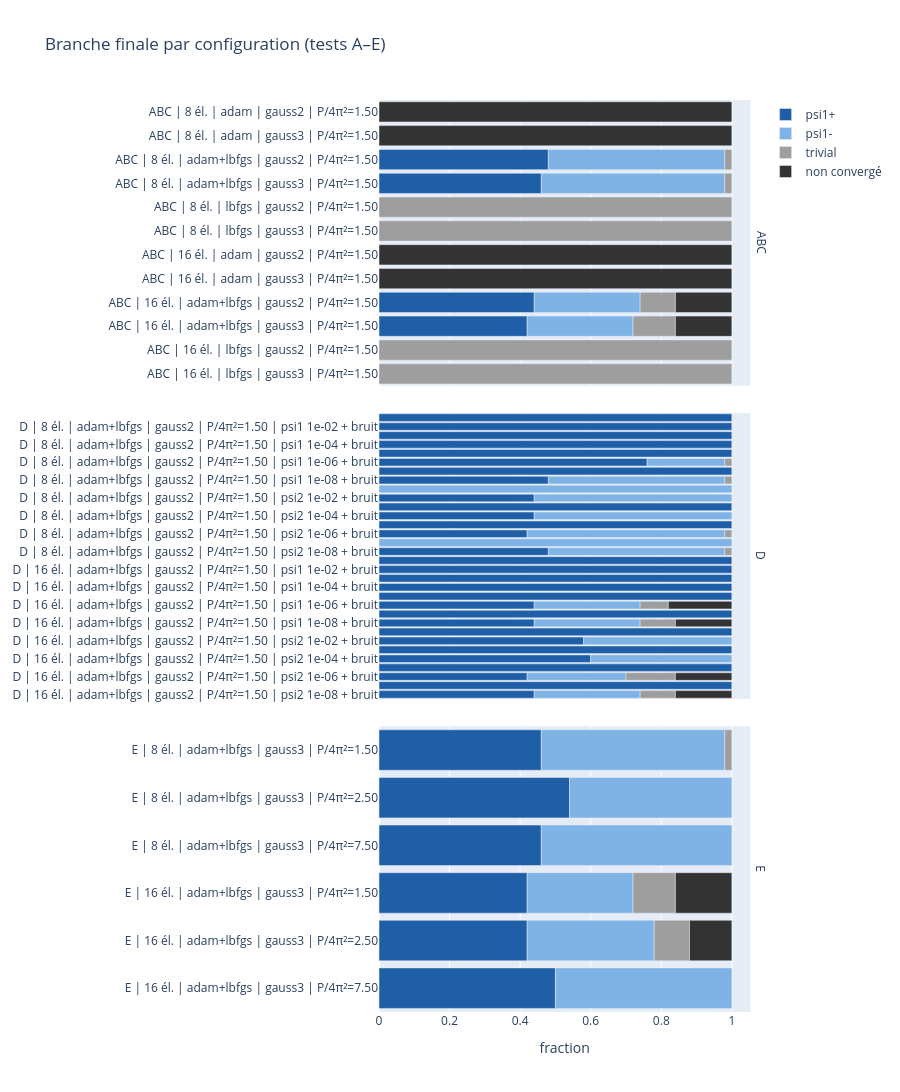

The notebook cell this image was saved under:
### Markdown cell above
## Synthèse A–E

Une barre par configuration, de longueur 1 : répartition de la branche finale.

### Code cell
syn = runs[runs["test"].isin(["ABC", "D", "E"])].copy()
syn["config"] = syn.apply(
    lambda r: f"{r['test']} | {r['n_el']} él. | {r['optim']} | {r['quad']} | P/4π²={r['P_over_4pi2']:.2f}"
    + ("" if r["init"] == "noise" else f" | {r['init']} {r['amplitude']:.0e}" + (" + bruit" if r["noise"] else "")),
    axis=1,
)
frac = fractions(syn, ["test", "config"])
order = syn.drop_duplicates("config")["config"].tolist()

fig = px.bar(
    frac, y="config", x="fraction", color="label", orientation="h",
    category_orders={"config": order, "label": LABELS}, color_discrete_map=COLORS,
    facet_row="test", height=1400, title="Branche finale par configuration (tests A–E)",
)
fig.update_yaxes(matches=None, title=None).update_layout(bargap=0.15, legend_title=None)
fig.for_each_annotation(lambda a: a.update(text=a.text.split("=")[-1]))
fig

### Figure 1 — Plotly figure (JSON) as saved in the notebook; plotly's stock layout.template omitted (floating-point values rounded to 4 significant figures)
{"data": [{"hovertemplate": "label=psi1+<br>test=ABC<br>fraction=%{x}<br>config=%{y}<extra></extra>", "legendgroup": "psi1+", "marker": {"color": "#1f5fa8", "pattern": {"shape": ""}}, "name": "psi1+", "orientation": "h", "showlegend": true, "textposition": "auto", "type": "bar", "x": [0.44, 0.42, 0.48, 0.46], "xaxis": "x3", "y": ["ABC | 16 él. | adam+lbfgs | gauss2 | P/4π²=1.50", "ABC | 16 él. | adam+lbfgs | gauss3 | P/4π²=1.50", "ABC | 8 él. | adam+lbfgs | gauss2 | P/4π²=1.50", "ABC | 8 él. | adam+lbfgs | gauss3 | P/4π²=1.50"], "yaxis": "y3"}, {"hovertemplate": "label=psi1+<br>test=D<br>fraction=%{x}<br>config=%{y}<extra></extra>", "legendgroup": "psi1+", "marker": {"color": "#1f5fa8", "pattern": {"shape": ""}}, "name": "psi1+", "orientation": "h", "showlegend": false, "textposition": "auto", "type": "bar", "x": [1.0, 1.0, 1.0, 1.0, 1.0, 0.44, 1.0, 0.44, 1.0, 0.58, 1.0, 0.6, 1.0, 0.42, 1.0, 0.44, 1.0, 1.0, 1.0, 1.0, 1.0, 0.76, 1.0, 0.48, 0.44, 1.0, 0.44, 1.0, 0.42, 0.48], "xaxis": "x2", "y": ["D | 16 él. | adam+lbfgs | gauss2 | P/4π²=1.50 | psi1 1e-02", "D | 16 él. | adam+lbfgs | gauss2 | P/4π²=1.50 | psi1 1e-02 + bruit", "D | 16 él. | adam+lbfgs | gauss2 | P/4π²=1.50 | psi1 1e-04", "D | 16 él. | adam+lbfgs | gauss2 | P/4π²=1.50 | psi1 1e-04 + bruit", "D | 16 él. | adam+lbfgs | gauss2 | P/4π²=1.50 | psi1 1e-06", "D | 16 él. | adam+lbfgs | gauss2 | P/4π²=1.50 | psi1 1e-06 + bruit", "D | 16 él. | adam+lbfgs | gauss2 | P/4π²=1.50 | psi1 1e-08", "D | 16 él. | adam+lbfgs | gauss2 | P/4π²=1.50 | psi1 1e-08 + bruit", "D | 16 él. | adam+lbfgs | gauss2 | P/4π²=1.50 | psi2 1e-02", "D | 16 él. | adam+lbfgs | gauss2 | P/4π²=1.50 | psi2 1e-02 + bruit", "D | 16 él. | adam+lbfgs | gauss2 | P/4π²=1.50 | psi2 1e-04", "D | 16 él. | adam+lbfgs | gauss2 | P/4π²=1.50 | psi2 1e-04 + bruit", "D | 16 él. | adam+lbfgs | gauss2 | P/4π²=1.50 | psi2 1e-06", "D | 16 él. | adam+lbfgs | gauss2 | P/4π²=1.50 | psi2 1e-06 + bruit", "D | 16 él. | adam+lbfgs | gauss2 | P/4π²=1.50 | psi2 1e-08", "D | 16 él. | adam+lbfgs | gauss2 | P/4π²=1.50 | psi2 1e-08 + bruit", "D | 8 él. | adam+lbfgs | gauss2 | P/4π²=1.50 | psi1 1e-02", "D | 8 él. | adam+lbfgs | gauss2 | P/4π²=1.50 | psi1 1e-02 + bruit", "D | 8 él. | adam+lbfgs | gauss2 | P/4π²=1.50 | psi1 1e-04", "D | 8 él. | adam+lbfgs | gauss2 | P/4π²=1.50 | psi1 1e-04 + bruit", "D | 8 él. | adam+lbfgs | gauss2 | P/4π²=1.50 | psi1 1e-06", "D | 8 él. | adam+lbfgs | gauss2 | P/4π²=1.50 | psi1 1e-06 + bruit", "D | 8 él. | adam+lbfgs | gauss2 | P/4π²=1.50 | psi1 1e-08", "D | 8 él. | adam+lbfgs | gauss2 | P/4π²=1.50 | psi1 1e-08 + bruit", "D | 8 él. | adam+lbfgs | gauss2 | P/4π²=1.50 | psi2 1e-02 + bruit", "D | 8 él. | adam+lbfgs | gauss2 | P/4π²=1.50 | psi2 1e-04", "D | 8 él. | adam+lbfgs | gauss2 | P/4π²=1.50 | psi2 1e-04 + bruit", "D | 8 él. | adam+lbfgs | gauss2 | P/4π²=1.50 | psi2 1e-06", "D | 8 él. | adam+lbfgs | gauss2 | P/4π²=1.50 | psi2 1e-06 + bruit", "D | 8 él. | adam+lbfgs | gauss2 | P/4π²=1.50 | psi2 1e-08 + bruit"], "yaxis": "y2"}, {"hovertemplate": "label=psi1+<br>test=E<br>fraction=%{x}<br>config=%{y}<extra></extra>", "legendgroup": "psi1+", "marker": {"color": "#1f5fa8", "pattern": {"shape": ""}}, "name": "psi1+", "orientation": "h", "showlegend": false, "textposition": "auto", "type": "bar", "x": [0.42, 0.42, 0.5, 0.46, 0.54, 0.46], "xaxis": "x", "y": ["E | 16 él. | adam+lbfgs | gauss3 | P/4π²=1.50", "E | 16 él. | adam+lbfgs | gauss3 | P/4π²=2.50", "E | 16 él. | adam+lbfgs | gauss3 | P/4π²=7.50", "E | 8 él. | adam+lbfgs | gauss3 | P/4π²=1.50", "E | 8 él. | adam+lbfgs | gauss3 | P/4π²=2.50", "E | 8 él. | adam+lbfgs | gauss3 | P/4π²=7.50"], "yaxis": "y"}, {"hovertemplate": "label=psi1-<br>test=ABC<br>fraction=%{x}<br>config=%{y}<extra></extra>", "legendgroup": "psi1-", "marker": {"color": "#7fb2e5", "pattern": {"shape": ""}}, "name": "psi1-", "orientation": "h", "showlegend": true, "textposition": "auto", "type": "bar", "x": [0.3, 0.3, 0.5, 0.52], "xaxis": "x3", "y": ["ABC | 16 él. | adam+lbfgs | gauss2 | P/4π²=1.50", "ABC | 16 él. | adam+lbfgs | gauss3 | P/4π²=1.50", "ABC | 8 él. | adam+lbfgs | gauss2 | P/4π²=1.50", "ABC | 8 él. | adam+lbfgs | gauss3 | P/4π²=1.50"], "yaxis": "y3"}, {"hovertemplate": "label=psi1-<br>test=D<br>fraction=%{x}<br>config=%{y}<extra></extra>", "legendgroup": "psi1-", "marker": {"color": "#7fb2e5", "pattern": {"shape": ""}}, "name": "psi1-", "orientation": "h", "showlegend": false, "textposition": "auto", "type": "bar", "x": [0.3, 0.3, 0.42, 0.4, 0.28, 0.3, 0.22, 0.5, 1.0, 0.56, 0.56, 0.56, 1.0, 0.5], "xaxis": "x2", "y": ["D | 16 él. | adam+lbfgs | gauss2 | P/4π²=1.50 | psi1 1e-06 + bruit", "D | 16 él. | adam+lbfgs | gauss2 | P/4π²=1.50 | psi1 1e-08 + bruit", "D | 16 él. | adam+lbfgs | gauss2 | P/4π²=1.50 | psi2 1e-02 + bruit", "D | 16 él. | adam+lbfgs | gauss2 | P/4π²=1.50 | psi2 1e-04 + bruit", "D | 16 él. | adam+lbfgs | gauss2 | P/4π²=1.50 | psi2 1e-06 + bruit", "D | 16 él. | adam+lbfgs | gauss2 | P/4π²=1.50 | psi2 1e-08 + bruit", "D | 8 él. | adam+lbfgs | gauss2 | P/4π²=1.50 | psi1 1e-06 + bruit", "D | 8 él. | adam+lbfgs | gauss2 | P/4π²=1.50 | psi1 1e-08 + bruit", "D | 8 él. | adam+lbfgs | gauss2 | P/4π²=1.50 | psi2 1e-02", "D | 8 él. | adam+lbfgs | gauss2 | P/4π²=1.50 | psi2 1e-02 + bruit", "D | 8 él. | adam+lbfgs | gauss2 | P/4π²=1.50 | psi2 1e-04 + bruit", "D | 8 él. | adam+lbfgs | gauss2 | P/4π²=1.50 | psi2 1e-06 + bruit", "D | 8 él. | adam+lbfgs | gauss2 | P/4π²=1.50 | psi2 1e-08", "D | 8 él. | adam+lbfgs | gauss2 | P/4π²=1.50 | psi2 1e-08 + bruit"], "yaxis": "y2"}, {"hovertemplate": "label=psi1-<br>test=E<br>fraction=%{x}<br>config=%{y}<extra></extra>", "legendgroup": "psi1-", "marker": {"color": "#7fb2e5", "pattern": {"shape": ""}}, "name": "psi1-", "orientation": "h", "showlegend": false, "textposition": "auto", "type": "bar", "x": [0.3, 0.36, 0.5, 0.52, 0.46, 0.54], "xaxis": "x", "y": ["E | 16 él. | adam+lbfgs | gauss3 | P/4π²=1.50", "E | 16 él. | adam+lbfgs | gauss3 | P/4π²=2.50", "E | 16 él. | adam+lbfgs | gauss3 | P/4π²=7.50", "E | 8 él. | adam+lbfgs | gauss3 | P/4π²=1.50", "E | 8 él. | adam+lbfgs | gauss3 | P/4π²=2.50", "E | 8 él. | adam+lbfgs | gauss3 | P/4π²=7.50"], "yaxis": "y"}, {"hovertemplate": "label=trivial<br>test=ABC<br>fraction=%{x}<br>config=%{y}<extra></extra>", "legendgroup": "trivial", "marker": {"color": "#9e9e9e", "pattern": {"shape": ""}}, "name": "trivial", "orientation": "h", "showlegend": true, "textposition": "auto", "type": "bar", "x": [0.1, 0.12, 1.0, 1.0, 0.02, 0.02, 1.0, 1.0], "xaxis": "x3", "y": ["ABC | 16 él. | adam+lbfgs | gauss2 | P/4π²=1.50", "ABC | 16 él. | adam+lbfgs | gauss3 | P/4π²=1.50", "ABC | 16 él. | lbfgs | gauss2 | P/4π²=1.50", "ABC | 16 él. | lbfgs | gauss3 | P/4π²=1.50", "ABC | 8 él. | adam+lbfgs | gauss2 | P/4π²=1.50", "ABC | 8 él. | adam+lbfgs | gauss3 | P/4π²=1.50", "ABC | 8 él. | lbfgs | gauss2 | P/4π²=1.50", "ABC | 8 él. | lbfgs | gauss3 | P/4π²=1.50"], "yaxis": "y3"}, {"hovertemplate": "label=trivial<br>test=D<br>fraction=%{x}<br>config=%{y}<extra></extra>", "legendgroup": "trivial", "marker": {"color": "#9e9e9e", "pattern": {"shape": ""}}, "name": "trivial", "orientation": "h", "showlegend": false, "textposition": "auto", "type": "bar", "x": [0.08, 0.1, 0.14, 0.1, 0.02, 0.02, 0.02, 0.02], "xaxis": "x2", "y": ["D | 16 él. | adam+lbfgs | gauss2 | P/4π²=1.50 | psi1 1e-06 + bruit", "D | 16 él. | adam+lbfgs | gauss2 | P/4π²=1.50 | psi1 1e-08 + bruit", "D | 16 él. | adam+lbfgs | gauss2 | P/4π²=1.50 | psi2 1e-06 + bruit", "D | 16 él. | adam+lbfgs | gauss2 | P/4π²=1.50 | psi2 1e-08 + bruit", "D | 8 él. | adam+lbfgs | gauss2 | P/4π²=1.50 | psi1 1e-06 + bruit", "D | 8 él. | adam+lbfgs | gauss2 | P/4π²=1.50 | psi1 1e-08 + bruit", "D | 8 él. | adam+lbfgs | gauss2 | P/4π²=1.50 | psi2 1e-06 + bruit", "D | 8 él. | adam+lbfgs | gauss2 | P/4π²=1.50 | psi2 1e-08 + bruit"], "yaxis": "y2"}, {"hovertemplate": "label=trivial<br>test=E<br>fraction=%{x}<br>config=%{y}<extra></extra>", "legendgroup": "trivial", "marker": {"color": "#9e9e9e", "pattern": {"shape": ""}}, "name": "trivial", "orientation": "h", "showlegend": false, "textposition": "auto", "type": "bar", "x": [0.12, 0.1, 0.02], "xaxis": "x", "y": ["E | 16 él. | adam+lbfgs | gauss3 | P/4π²=1.50", "E | 16 él. | adam+lbfgs | gauss3 | P/4π²=2.50", "E | 8 él. | adam+lbfgs | gauss3 | P/4π²=1.50"], "yaxis": "y"}, {"hovertemplate": "label=non convergé<br>test=ABC<br>fraction=%{x}<br>config=%{y}<extra></extra>", "legendgroup": "non convergé", "marker": {"color": "#333333", "pattern": {"shape": ""}}, "name": "non convergé", "orientation": "h", "showlegend": true, "textposition": "auto", "type": "bar", "x": [1.0, 1.0, 0.16, 0.16, 1.0, 1.0], "xaxis": "x3", "y": ["ABC | 16 él. | adam | gauss2 | P/4π²=1.50", "ABC | 16 él. | adam | gauss3 | P/4π²=1.50", "ABC | 16 él. | adam+lbfgs | gauss2 | P/4π²=1.50", "ABC | 16 él. | adam+lbfgs | gauss3 | P/4π²=1.50", "ABC | 8 él. | adam | gauss2 | P/4π²=1.50", "ABC | 8 él. | adam | gauss3 | P/4π²=1.50"], "yaxis": "y3"}, {"hovertemplate": "label=non convergé<br>test=D<br>fraction=%{x}<br>config=%{y}<extra></extra>", "legendgroup": "non convergé", "marker": {"color": "#333333", "pattern": {"shape": ""}}, "name": "non convergé", "orientation": "h", "showlegend": false, "textposition": "auto", "type": "bar", "x": [0.18, 0.16, 0.16, 0.16], "xaxis": "x2", "y": ["D | 16 él. | adam+lbfgs | gauss2 | P/4π²=1.50 | psi1 1e-06 + bruit", "D | 16 él. | adam+lbfgs | gauss2 | P/4π²=1.50 | psi1 1e-08 + bruit", "D | 16 él. | adam+lbfgs | gauss2 | P/4π²=1.50 | psi2 1e-06 + bruit", "D | 16 él. | adam+lbfgs | gauss2 | P/4π²=1.50 | psi2 1e-08 + bruit"], "yaxis": "y2"}, {"hovertemplate": "label=non convergé<br>test=E<br>fraction=%{x}<br>config=%{y}<extra></extra>", "legendgroup": "non convergé", "marker": {"color": "#333333", "pattern": {"shape": ""}}, "name": "non convergé", "orientation": "h", "showlegend": false, "textposition": "auto", "type": "bar", "x": [0.16, 0.12], "xaxis": "x", "y": ["E | 16 él. | adam+lbfgs | gauss3 | P/4π²=1.50", "E | 16 él. | adam+lbfgs | gauss3 | P/4π²=2.50"], "yaxis": "y"}], "layout": {"annotations": [{"font": {}, "showarrow": false, "text": "E", "textangle": 90, "x": 0.98, "xanchor": "left", "xref": "paper", "y": 0.1567, "yanchor": "middle", "yref": "paper"}, {"font": {}, "showarrow": false, "text": "D", "textangle": 90, "x": 0.98, "xanchor": "left", "xref": "paper", "y": 0.5, "yanchor": "middle", "yref": "paper"}, {"font": {}, "showarrow": false, "text": "ABC", "textangle": 90, "x": 0.98, "xanchor": "left", "xref": "paper", "y": 0.8433, "yanchor": "middle", "yref": "paper"}], "bargap": 0.15, "barmode": "relative", "height": 1400, "legend": {"title": {}, "tracegroupgap": 0}, "title": {"text": "Branche finale par configuration (tests A–E)"}, "xaxis": {"anchor": "y", "domain": [0, 0.98], "title": {"text": "fraction"}}, "xaxis2": {"anchor": "y2", "domain": [0, 0.98], "matches": "x", "showticklabels": false}, "xaxis3": {"anchor": "y3", "domain": [0, 0.98], "matches": "x", "showticklabels": false}, "yaxis": {"anchor": "x", "categoryarray": ["E | 16 él. | adam+lbfgs | gauss3 | P/4π²=7.50", "E | 16 él. | adam+lbfgs | gauss3 | P/4π²=2.50", "E | 16 él. | adam+lbfgs | gauss3 | P/4π²=1.50", "E | 8 él. | adam+lbfgs | gauss3 | P/4π²=7.50", "E | 8 él. | adam+lbfgs | gauss3 | P/4π²=2.50", "E | 8 él. | adam+lbfgs | gauss3 | P/4π²=1.50", "D | 16 él. | adam+lbfgs | gauss2 | P/4π²=1.50 | psi2 1e-08 + bruit", "D | 16 él. | adam+lbfgs | gauss2 | P/4π²=1.50 | psi2 1e-08", "D | 16 él. | adam+lbfgs | gauss2 | P/4π²=1.50 | psi2 1e-06 + bruit", "D | 16 él. | adam+lbfgs | gauss2 | P/4π²=1.50 | psi2 1e-06", "D | 16 él. | adam+lbfgs | gauss2 | P/4π²=1.50 | psi2 1e-04 + bruit", "D | 16 él. | adam+lbfgs | gauss2 | P/4π²=1.50 | psi2 1e-04", "D | 16 él. | adam+lbfgs | gauss2 | P/4π²=1.50 | psi2 1e-02 + bruit", "D | 16 él. | adam+lbfgs | gauss2 | P/4π²=1.50 | psi2 1e-02", "D | 16 él. | adam+lbfgs | gauss2 | P/4π²=1.50 | psi1 1e-08 + bruit", "D | 16 él. | adam+lbfgs | gauss2 | P/4π²=1.50 | psi1 1e-08", "D | 16 él. | adam+lbfgs | gauss2 | P/4π²=1.50 | psi1 1e-06 + bruit", "D | 16 él. | adam+lbfgs | gauss2 | P/4π²=1.50 | psi1 1e-06", "D | 16 él. | adam+lbfgs | gauss2 | P/4π²=1.50 | psi1 1e-04 + bruit", "D | 16 él. | adam+lbfgs | gauss2 | P/4π²=1.50 | psi1 1e-04", "D | 16 él. | adam+lbfgs | gauss2 | P/4π²=1.50 | psi1 1e-02 + bruit", "D | 16 él. | adam+lbfgs | gauss2 | P/4π²=1.50 | psi1 1e-02", "D | 8 él. | adam+lbfgs | gauss2 | P/4π²=1.50 | psi2 1e-08 + bruit", "D | 8 él. | adam+lbfgs | gauss2 | P/4π²=1.50 | psi2 1e-08", "D | 8 él. | adam+lbfgs | gauss2 | P/4π²=1.50 | psi2 1e-06 + bruit", "D | 8 él. | adam+lbfgs | gauss2 | P/4π²=1.50 | psi2 1e-06", "D | 8 él. | adam+lbfgs | gauss2 | P/4π²=1.50 | psi2 1e-04 + bruit", "D | 8 él. | adam+lbfgs | gauss2 | P/4π²=1.50 | psi2 1e-04", "D | 8 él. | adam+lbfgs | gauss2 | P/4π²=1.50 | psi2 1e-02 + bruit", "D | 8 él. | adam+lbfgs | gauss2 | P/4π²=1.50 | psi2 1e-02", "D | 8 él. | adam+lbfgs | gauss2 | P/4π²=1.50 | psi1 1e-08 + bruit", "D | 8 él. | adam+lbfgs | gauss2 | P/4π²=1.50 | psi1 1e-08", "D | 8 él. | adam+lbfgs | gauss2 | P/4π²=1.50 | psi1 1e-06 + bruit", "D | 8 él. | adam+lbfgs | gauss2 | P/4π²=1.50 | psi1 1e-06", "D | 8 él. | adam+lbfgs | gauss2 | P/4π²=1.50 | psi1 1e-04 + bruit", "D | 8 él. | adam+lbfgs | gauss2 | P/4π²=1.50 | psi1 1e-04", "D | 8 él. | adam+lbfgs | gauss2 | P/4π²=1.50 | psi1 1e-02 + bruit", "D | 8 él. | adam+lbfgs | gauss2 | P/4π²=1.50 | psi1 1e-02", "ABC | 16 él. | lbfgs | gauss3 | P/4π²=1.50", "ABC | 16 él. | lbfgs | gauss2 | P/4π²=1.50", "ABC | 16 él. | adam+lbfgs | gauss3 | P/4π²=1.50", "ABC | 16 él. | adam+lbfgs | gauss2 | P/4π²=1.50", "ABC | 16 él. | adam | gauss3 | P/4π²=1.50", "ABC | 16 él. | adam | gauss2 | P/4π²=1.50", "ABC | 8 él. | lbfgs | gauss3 | P/4π²=1.50", "ABC | 8 él. | lbfgs | gauss2 | P/4π²=1.50", "ABC | 8 él. | adam+lbfgs | gauss3 | P/4π²=1.50", "ABC | 8 él. | adam+lbfgs | gauss2 | P/4π²=1.50", "ABC | 8 él. | adam | gauss3 | P/4π²=1.50", "ABC | 8 él. | adam | gauss2 | P/4π²=1.50"], "categoryorder": "array", "domain": [0, 0.3133], "title": {}}, "yaxis2": {"anchor": "x2", "categoryarray": ["E | 16 él. | adam+lbfgs | gauss3 | P/4π²=7.50", "E | 16 él. | adam+lbfgs | gauss3 | P/4π²=2.50", "E | 16 él. | adam+lbfgs | gauss3 | P/4π²=1.50", "E | 8 él. | adam+lbfgs | gauss3 | P/4π²=7.50", "E | 8 él. | adam+lbfgs | gauss3 | P/4π²=2.50", "E | 8 él. | adam+lbfgs | gauss3 | P/4π²=1.50", "D | 16 él. | adam+lbfgs | gauss2 | P/4π²=1.50 | psi2 1e-08 + bruit", "D | 16 él. | adam+lbfgs | gauss2 | P/4π²=1.50 | psi2 1e-08", "D | 16 él. | adam+lbfgs | gauss2 | P/4π²=1.50 | psi2 1e-06 + bruit", "D | 16 él. | adam+lbfgs | gauss2 | P/4π²=1.50 | psi2 1e-06", "D | 16 él. | adam+lbfgs | gauss2 | P/4π²=1.50 | psi2 1e-04 + bruit", "D | 16 él. | adam+lbfgs | gauss2 | P/4π²=1.50 | psi2 1e-04", "D | 16 él. | adam+lbfgs | gauss2 | P/4π²=1.50 | psi2 1e-02 + bruit", "D | 16 él. | adam+lbfgs | gauss2 | P/4π²=1.50 | psi2 1e-02", "D | 16 él. | adam+lbfgs | gauss2 | P/4π²=1.50 | psi1 1e-08 + bruit", "D | 16 él. | adam+lbfgs | gauss2 | P/4π²=1.50 | psi1 1e-08", "D | 16 él. | adam+lbfgs | gauss2 | P/4π²=1.50 | psi1 1e-06 + bruit", "D | 16 él. | adam+lbfgs | gauss2 | P/4π²=1.50 | psi1 1e-06", "D | 16 él. | adam+lbfgs | gauss2 | P/4π²=1.50 | psi1 1e-04 + bruit", "D | 16 él. | adam+lbfgs | gauss2 | P/4π²=1.50 | psi1 1e-04", "D | 16 él. | adam+lbfgs | gauss2 | P/4π²=1.50 | psi1 1e-02 + bruit", "D | 16 él. | adam+lbfgs | gauss2 | P/4π²=1.50 | psi1 1e-02", "D | 8 él. | adam+lbfgs | gauss2 | P/4π²=1.50 | psi2 1e-08 + bruit", "D | 8 él. | adam+lbfgs | gauss2 | P/4π²=1.50 | psi2 1e-08", "D | 8 él. | adam+lbfgs | gauss2 | P/4π²=1.50 | psi2 1e-06 + bruit", "D | 8 él. | adam+lbfgs | gauss2 | P/4π²=1.50 | psi2 1e-06", "D | 8 él. | adam+lbfgs | gauss2 | P/4π²=1.50 | psi2 1e-04 + bruit", "D | 8 él. | adam+lbfgs | gauss2 | P/4π²=1.50 | psi2 1e-04", "D | 8 él. | adam+lbfgs | gauss2 | P/4π²=1.50 | psi2 1e-02 + bruit", "D | 8 él. | adam+lbfgs | gauss2 | P/4π²=1.50 | psi2 1e-02", "D | 8 él. | adam+lbfgs | gauss2 | P/4π²=1.50 | psi1 1e-08 + bruit", "D | 8 él. | adam+lbfgs | gauss2 | P/4π²=1.50 | psi1 1e-08", "D | 8 él. | adam+lbfgs | gauss2 | P/4π²=1.50 | psi1 1e-06 + bruit", "D | 8 él. | adam+lbfgs | gauss2 | P/4π²=1.50 | psi1 1e-06", "D | 8 él. | adam+lbfgs | gauss2 | P/4π²=1.50 | psi1 1e-04 + bruit", "D | 8 él. | adam+lbfgs | gauss2 | P/4π²=1.50 | psi1 1e-04", "D | 8 él. | adam+lbfgs | gauss2 | P/4π²=1.50 | psi1 1e-02 + bruit", "D | 8 él. | adam+lbfgs | gauss2 | P/4π²=1.50 | psi1 1e-02", "ABC | 16 él. | lbfgs | gauss3 | P/4π²=1.50", "ABC | 16 él. | lbfgs | gauss2 | P/4π²=1.50", "ABC | 16 él. | adam+lbfgs | gauss3 | P/4π²=1.50", "ABC | 16 él. | adam+lbfgs | gauss2 | P/4π²=1.50", "ABC | 16 él. | adam | gauss3 | P/4π²=1.50", "ABC | 16 él. | adam | gauss2 | P/4π²=1.50", "ABC | 8 él. | lbfgs | gauss3 | P/4π²=1.50", "ABC | 8 él. | lbfgs | gauss2 | P/4π²=1.50", "ABC | 8 él. | adam+lbfgs | gauss3 | P/4π²=1.50", "ABC | 8 él. | adam+lbfgs | gauss2 | P/4π²=1.50", "ABC | 8 él. | adam | gauss3 | P/4π²=1.50", "ABC | 8 él. | adam | gauss2 | P/4π²=1.50"], "categoryorder": "array", "domain": [0.3433, 0.6567], "title": {}}, "yaxis3": {"anchor": "x3", "categoryarray": ["E | 16 él. | adam+lbfgs | gauss3 | P/4π²=7.50", "E | 16 él. | adam+lbfgs | gauss3 | P/4π²=2.50", "E | 16 él. | adam+lbfgs | gauss3 | P/4π²=1.50", "E | 8 él. | adam+lbfgs | gauss3 | P/4π²=7.50", "E | 8 él. | adam+lbfgs | gauss3 | P/4π²=2.50", "E | 8 él. | adam+lbfgs | gauss3 | P/4π²=1.50", "D | 16 él. | adam+lbfgs | gauss2 | P/4π²=1.50 | psi2 1e-08 + bruit", "D | 16 él. | adam+lbfgs | gauss2 | P/4π²=1.50 | psi2 1e-08", "D | 16 él. | adam+lbfgs | gauss2 | P/4π²=1.50 | psi2 1e-06 + bruit", "D | 16 él. | adam+lbfgs | gauss2 | P/4π²=1.50 | psi2 1e-06", "D | 16 él. | adam+lbfgs | gauss2 | P/4π²=1.50 | psi2 1e-04 + bruit", "D | 16 él. | adam+lbfgs | gauss2 | P/4π²=1.50 | psi2 1e-04", "D | 16 él. | adam+lbfgs | gauss2 | P/4π²=1.50 | psi2 1e-02 + bruit", "D | 16 él. | adam+lbfgs | gauss2 | P/4π²=1.50 | psi2 1e-02", "D | 16 él. | adam+lbfgs | gauss2 | P/4π²=1.50 | psi1 1e-08 + bruit", "D | 16 él. | adam+lbfgs | gauss2 | P/4π²=1.50 | psi1 1e-08", "D | 16 él. | adam+lbfgs | gauss2 | P/4π²=1.50 | psi1 1e-06 + bruit", "D | 16 él. | adam+lbfgs | gauss2 | P/4π²=1.50 | psi1 1e-06", "D | 16 él. | adam+lbfgs | gauss2 | P/4π²=1.50 | psi1 1e-04 + bruit", "D | 16 él. | adam+lbfgs | gauss2 | P/4π²=1.50 | psi1 1e-04", "D | 16 él. | adam+lbfgs | gauss2 | P/4π²=1.50 | psi1 1e-02 + bruit", "D | 16 él. | adam+lbfgs | gauss2 | P/4π²=1.50 | psi1 1e-02", "D | 8 él. | adam+lbfgs | gauss2 | P/4π²=1.50 | psi2 1e-08 + bruit", "D | 8 él. | adam+lbfgs | gauss2 | P/4π²=1.50 | psi2 1e-08", "D | 8 él. | adam+lbfgs | gauss2 | P/4π²=1.50 | psi2 1e-06 + bruit", "D | 8 él. | adam+lbfgs | gauss2 | P/4π²=1.50 | psi2 1e-06", "D | 8 él. | adam+lbfgs | gauss2 | P/4π²=1.50 | psi2 1e-04 + bruit", "D | 8 él. | adam+lbfgs | gauss2 | P/4π²=1.50 | psi2 1e-04", "D | 8 él. | adam+lbfgs | gauss2 | P/4π²=1.50 | psi2 1e-02 + bruit", "D | 8 él. | adam+lbfgs | gauss2 | P/4π²=1.50 | psi2 1e-02", "D | 8 él. | adam+lbfgs | gauss2 | P/4π²=1.50 | psi1 1e-08 + bruit", "D | 8 él. | adam+lbfgs | gauss2 | P/4π²=1.50 | psi1 1e-08", "D | 8 él. | adam+lbfgs | gauss2 | P/4π²=1.50 | psi1 1e-06 + bruit", "D | 8 él. | adam+lbfgs | gauss2 | P/4π²=1.50 | psi1 1e-06", "D | 8 él. | adam+lbfgs | gauss2 | P/4π²=1.50 | psi1 1e-04 + bruit", "D | 8 él. | adam+lbfgs | gauss2 | P/4π²=1.50 | psi1 1e-04", "D | 8 él. | adam+lbfgs | gauss2 | P/4π²=1.50 | psi1 1e-02 + bruit", "D | 8 él. | adam+lbfgs | gauss2 | P/4π²=1.50 | psi1 1e-02", "ABC | 16 él. | lbfgs | gauss3 | P/4π²=1.50", "ABC | 16 él. | lbfgs | gauss2 | P/4π²=1.50", "ABC | 16 él. | adam+lbfgs | gauss3 | P/4π²=1.50", "ABC | 16 él. | adam+lbfgs | gauss2 | P/4π²=1.50", "ABC | 16 él. | adam | gauss3 | P/4π²=1.50", "ABC | 16 él. | adam | gauss2 | P/4π²=1.50", "ABC | 8 él. | lbfgs | gauss3 | P/4π²=1.50", "ABC | 8 él. | lbfgs | gauss2 | P/4π²=1.50", "ABC | 8 él. | adam+lbfgs | gauss3 | P/4π²=1.50", "ABC | 8 él. | adam+lbfgs | gauss2 | P/4π²=1.50", "ABC | 8 él. | adam | gauss3 | P/4π²=1.50", "ABC | 8 él. | adam | gauss2 | P/4π²=1.50"], "categoryorder": "array", "domain": [0.6867, 1.0], "title": {}}}}
